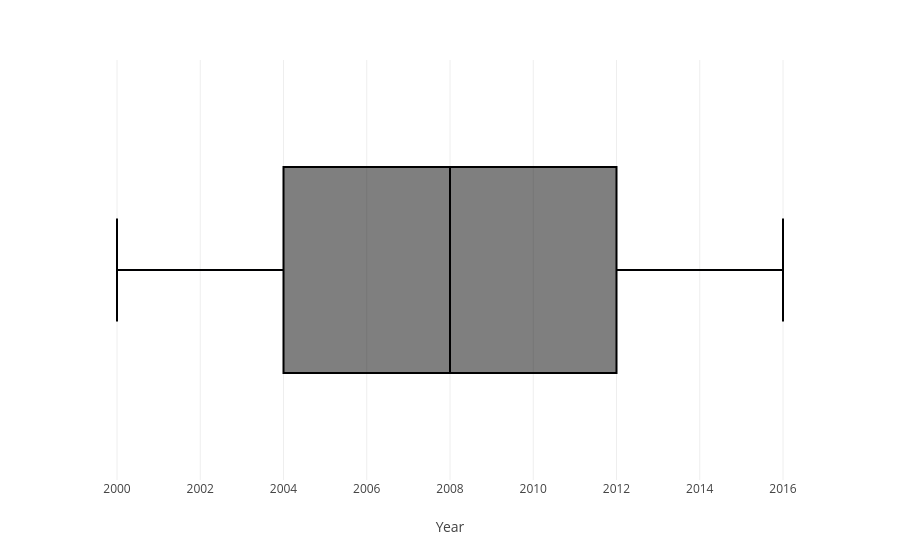

The notebook cell this image was saved under:
### Code cell
px.box(data_frame= df, x= 'Year')

### Figure 1 — Plotly figure (JSON) as saved in the notebook; plotly's stock layout.template omitted (floating-point values rounded to 4 significant figures; data arrays with more than 128 entries replaced by an {"elided": "..."} marker saying what was removed)
{"data": [{"alignmentgroup": "True", "hovertemplate": "Year=%{x}<extra></extra>", "legendgroup": "", "marker": {"color": "#000001"}, "name": "", "notched": false, "offsetgroup": "", "orientation": "h", "showlegend": false, "type": "box", "x": {"elided": "110664 int values"}, "x0": " ", "xaxis": "x", "y0": " ", "yaxis": "y"}], "layout": {"boxmode": "group", "legend": {"tracegroupgap": 0}, "margin": {"t": 60}, "xaxis": {"anchor": "y", "domain": [0, 1], "title": {"text": "Year"}}, "yaxis": {"anchor": "x", "domain": [0, 1]}}}
